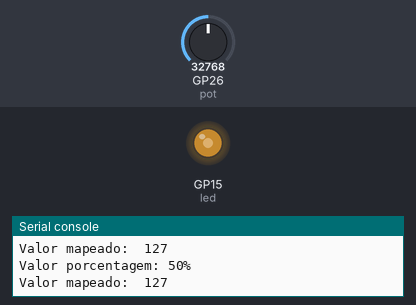
Bench run of a program on a simulated Raspberry Pi Pico running MicroPython. Parts: output pins drawn as LEDs (lit = HIGH), the last lines printed to the serial console. Inputs (shaded band) come from the test bench; at power-on: GP26 (pot) = 32768 (analog values on the 0–65535 scale).

Above: at 1.2 s.
1.3 s: GP26 (pot) set to 45874
At 2.3 s:
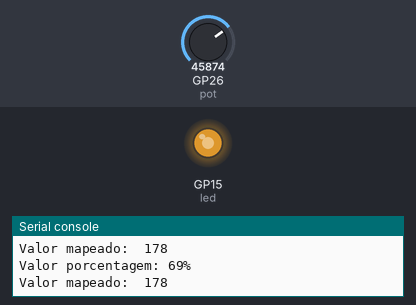
3.0 s: GP26 (pot) set to 57670
At 3.6 s:
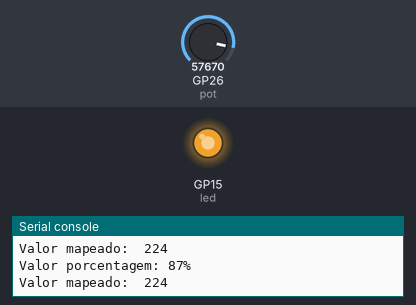
4.5 s: GP26 (pot) set to 7864
At 4.8 s:
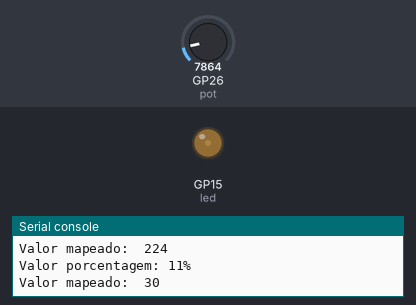
6.0 s: GP26 (pot) set to 0
At 7.3 s:
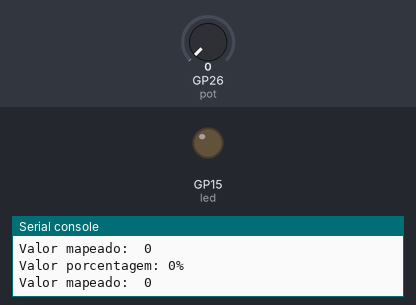
Timing chart, 0 to 8.5 s (numbered marks = the images above; inputs shaded):
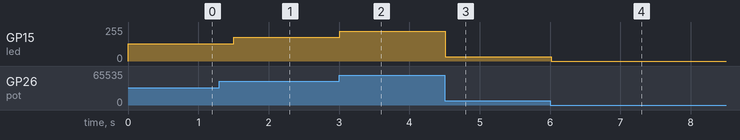

Measured:
- after the input at 1.3 s, GP15 (led): 128/255 → 178/255 after 0.20 s
- after the input at 3.0 s, GP15 (led): 178/255 → 224/255 at once
- after the input at 4.5 s, GP15 (led): 224/255 → 31/255 at once
- after the input at 6.0 s, GP15 (led): 31/255 → 0/255 at once

The program:

potenciometro.py
```python
from machine import Pin, PWM, ADC
from utime import sleep

pot = ADC(26)
led = PWM(Pin(15))
led.freq(1000)
led.duty_u16(0)

while True:
    val = pot.read_u16()
    porc_val = int((val * 100) / 65535)
    print(f"Valor porcentagem: {porc_val}%")

    def mapear (leitura_pot, in_min, in_max, out_min, out_max):
        return int ((leitura_pot - in_min) * (out_max - out_min) / (in_max - in_min) + out_min)
    val_mapeado = mapear(val, 0, 65535, 0, 255)
    print(f"Valor mapeado: ", val_mapeado)

    led.duty_u16(val)
    sleep(0.3)

    
```
